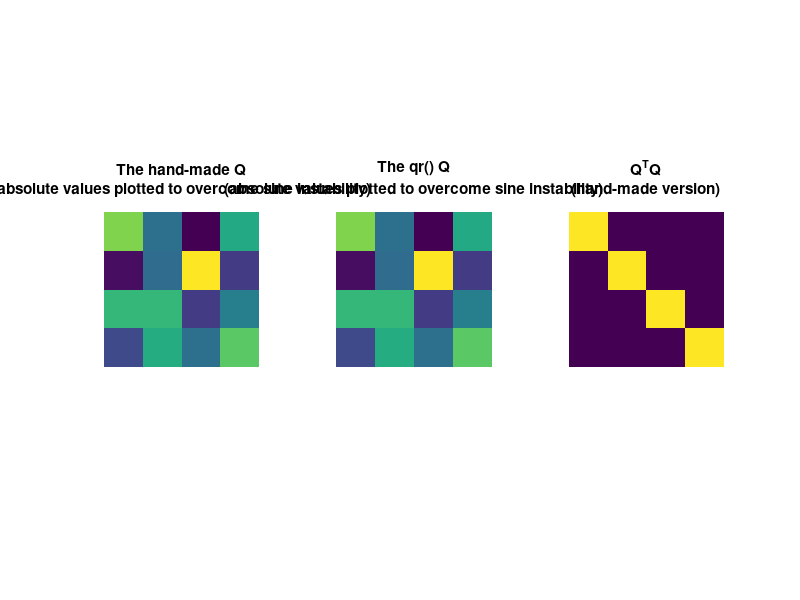

Reproduce this figure in MATLAB.
%% Code challenge from video 115

clear, clc

%% Gram-Schmidt algorithm

% implement the G-S procedure in code!

% start with a square matrix but make it flexible
m = 4; 
n = 4;
A = randn(m);

% compute Q via G-S
Q = zeros(m,n);

for i = 1:n  % loop over columns
    
    Q(:,i) = A(:,i);
    a = A(:,i);
    
    % orthogonalise columns of Q to previous columns 
    for j = 1:i-1  % loop on all the cols previous to the ith col 
        q = Q(:,j);
        Q(:,i) = Q(:,i) - ((a'*q)/(q'*q))*q;
    end
    
    % normalise colums by 1/length(col)
    Q(:,i) = Q(:,i)/norm(Q(:,i));
    
end

% check that actually Q'Q = I
test = Q'*Q;
disp(test)
disp(' ')

% chech that our Q is the same as the qr() function (you might find instability in the sines)
[Q2, R] = qr(A);
disp(Q)
disp(' ')
disp(Q2)

%% plot
figure(1), clf
subplot(131);
imagesc(abs(Q));
axis image, axis off
title({'The hand-made Q';'(absolute values plotted to overcome sine instability)'});

subplot(132);
imagesc(abs(Q2));
axis image, axis off
title({'The qr() Q';'(absolute values plotted to overcome sine instability)'});

subplot(133);
imagesc(test);
axis image, axis off
title('Q^TQ');
title({'Q^TQ';'(hand-made version)'});
